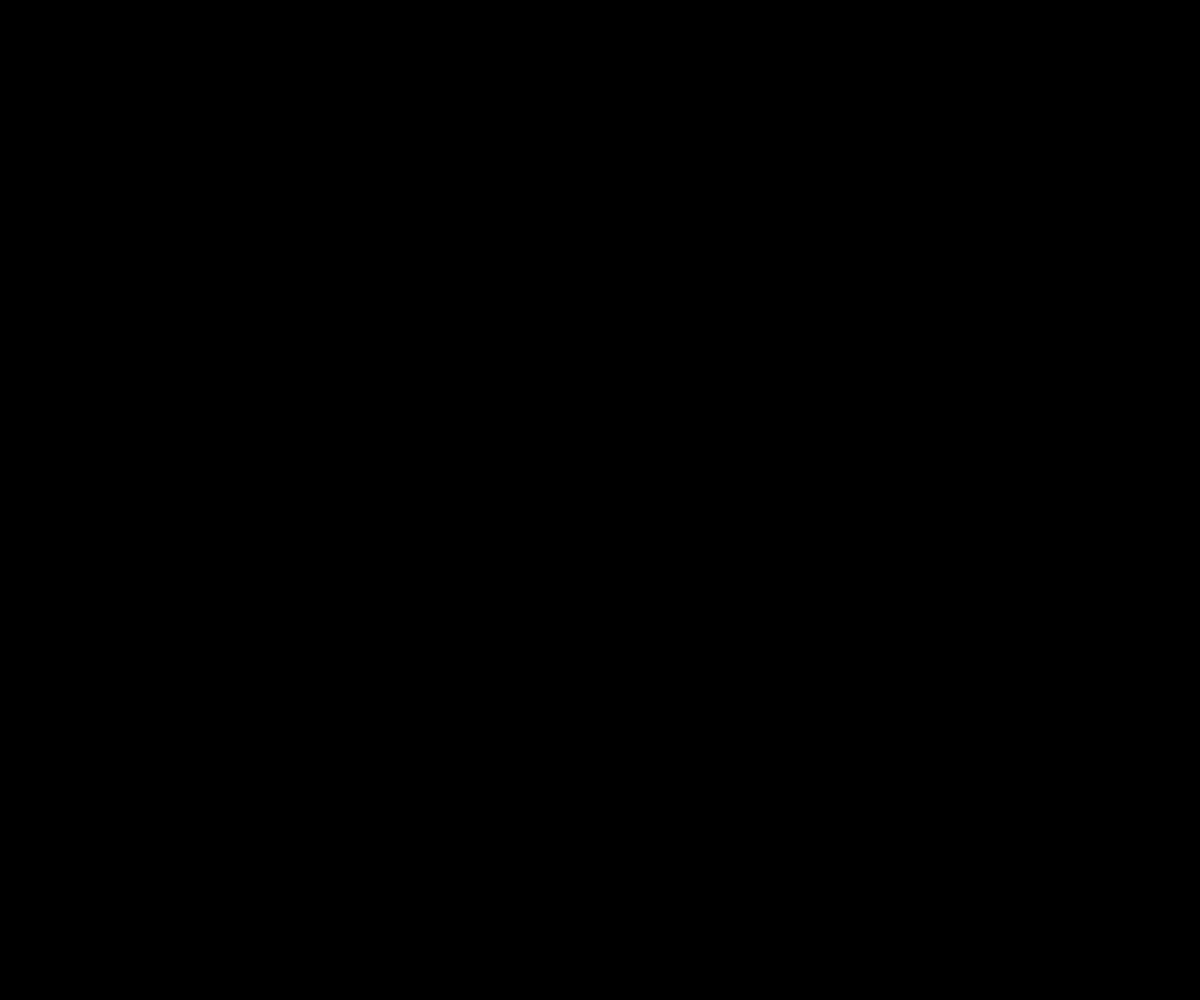
Frame 1 (no input)
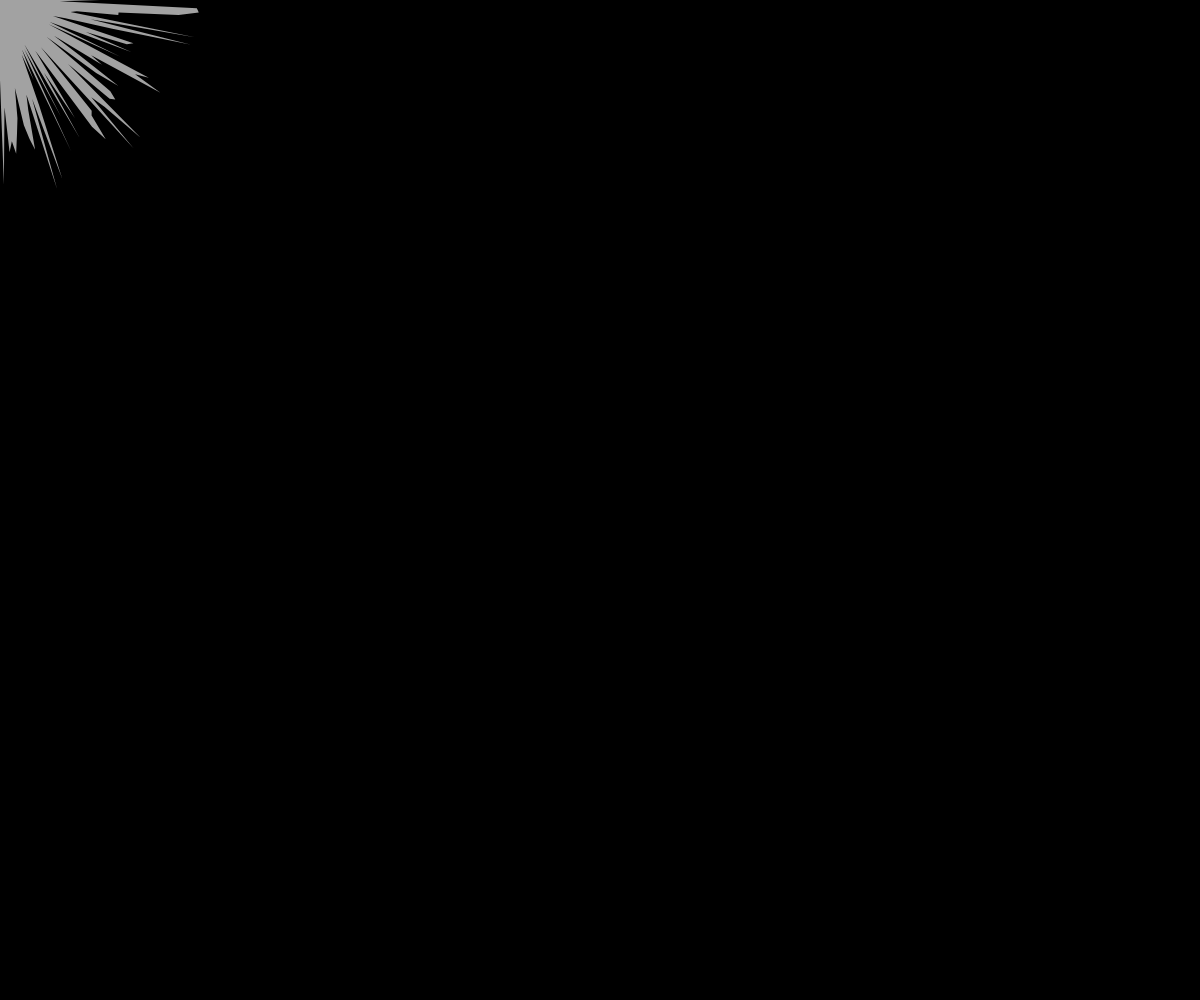
Frame 60 (no input)
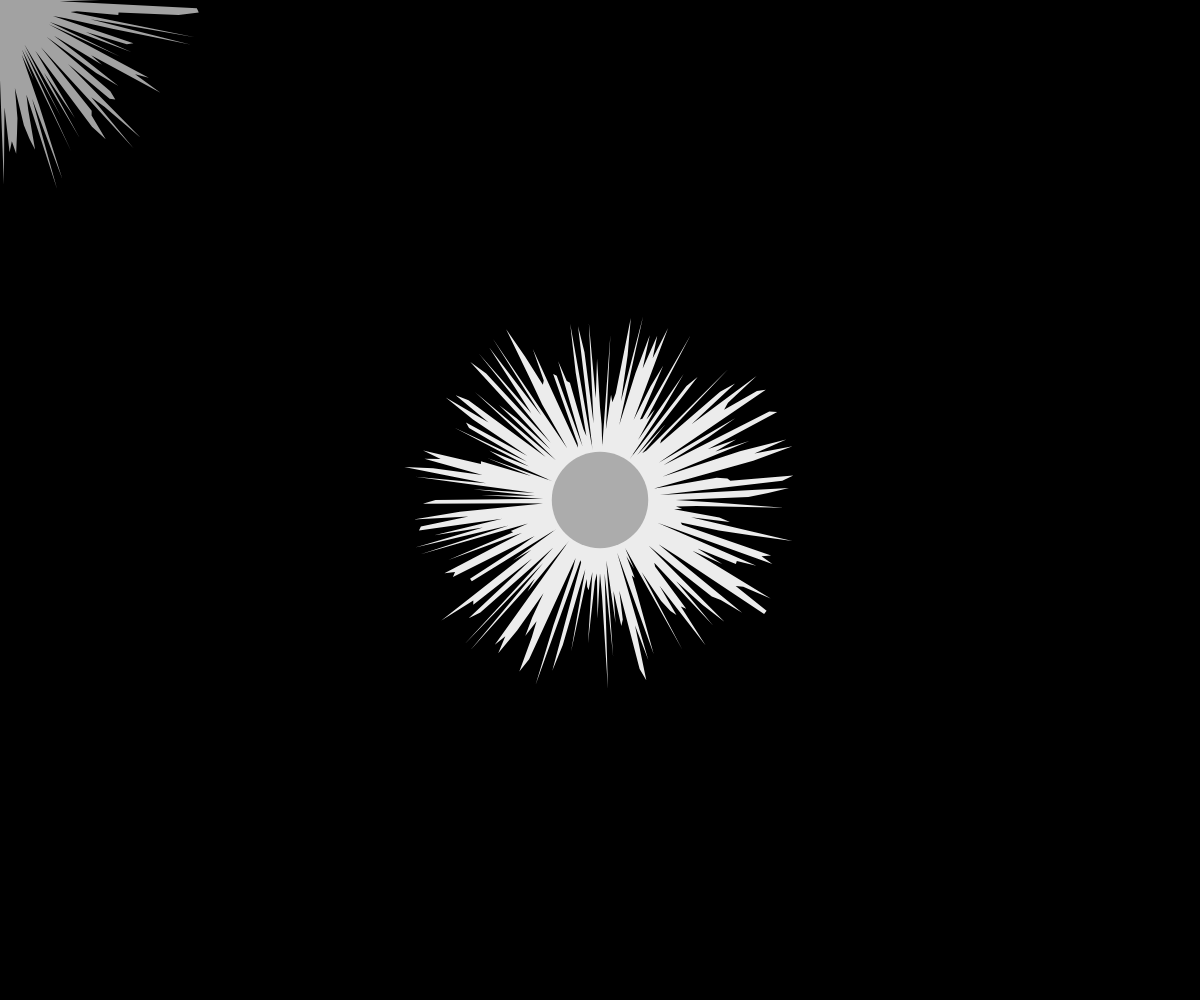
Frame 120 (the mouse pressed at the canvas centre since frame 60)

The p5.js sketch that drew these frames (run headless with seeded random() and noise() and a simulated clock; from frame 60 on, the mouse is pressed at the canvas centre):

// p5.js sketch
// ── sketch.js
var frameCounts;
var randomSize;
var c;
var isShape;

function setup()
{
  createCanvas(windowWidth, windowHeight);
  background(0);
  frameCounts = 0;
  isShape = 1;
}

function draw()
{
  var minRadius = 50
  var maxRadius = 200;
  var nbPoints = 300;

  randomSize = random(50, 200);

  if (frameCounts == 20)
  {
    if (isShape == 1)
    {
      c = random (10, 255);

      fill(c);
      ellipse(pmouseX, pmouseY, randomSize, randomSize);
      noStroke();
      frameCounts = 0;
      isShape = 2;
    }

    else if(isShape == 2)
    {
      c = random (10, 255);
      beginShape();
      fill(c);
      for(var i=0; i<nbPoints; i++)
      {
        var angle = i * (TWO_PI / nbPoints);
        var radius = random(minRadius, maxRadius);
        var x = cos(angle) * radius + pmouseX;
        var y = sin(angle) * radius + pmouseY;
        vertex(x, y);
      }
      endShape(CLOSE);
      isShape = 1;
      frameCounts = 0;
    }
  }
  else
  {
    frameCounts ++;
  }
}
